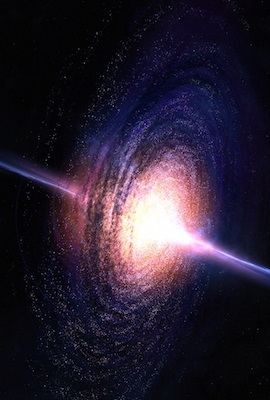
#> input picture Transformations/galactic.jpg, 270 x 400 px
$ python image_scale.py
#> lines starting #> are read from the running program, lines starting #| are printed output that depends on the picture
import numpy as np
import cv2

img = cv2.imread('galactic.jpg', cv2.IMREAD_UNCHANGED)
#> img is the input picture: shape (400, 270, 3); mean B, G, R 49.1, 32.5, 41.1
print(img.shape)
#| (400, 270, 3)

result = cv2.resize(img, None, fx=2, fy=1, interpolation = cv2.INTER_LINEAR)
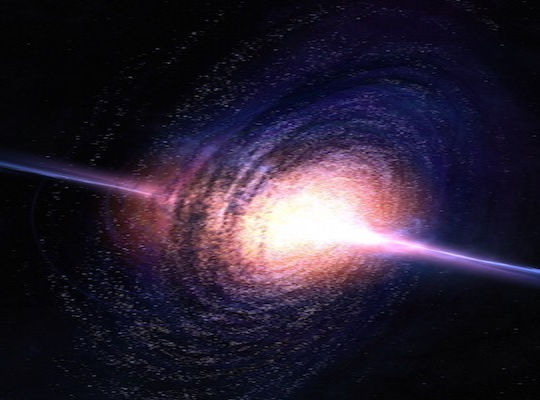
#> result: shape (400, 540, 3); mean B, G, R 49.2, 32.6, 41.2
print(result.shape)
#| (400, 540, 3)

# Lets view the result
cv2.imshow("Scale", result)

cv2.waitKey(0)
cv2.destroyAllWindows()
